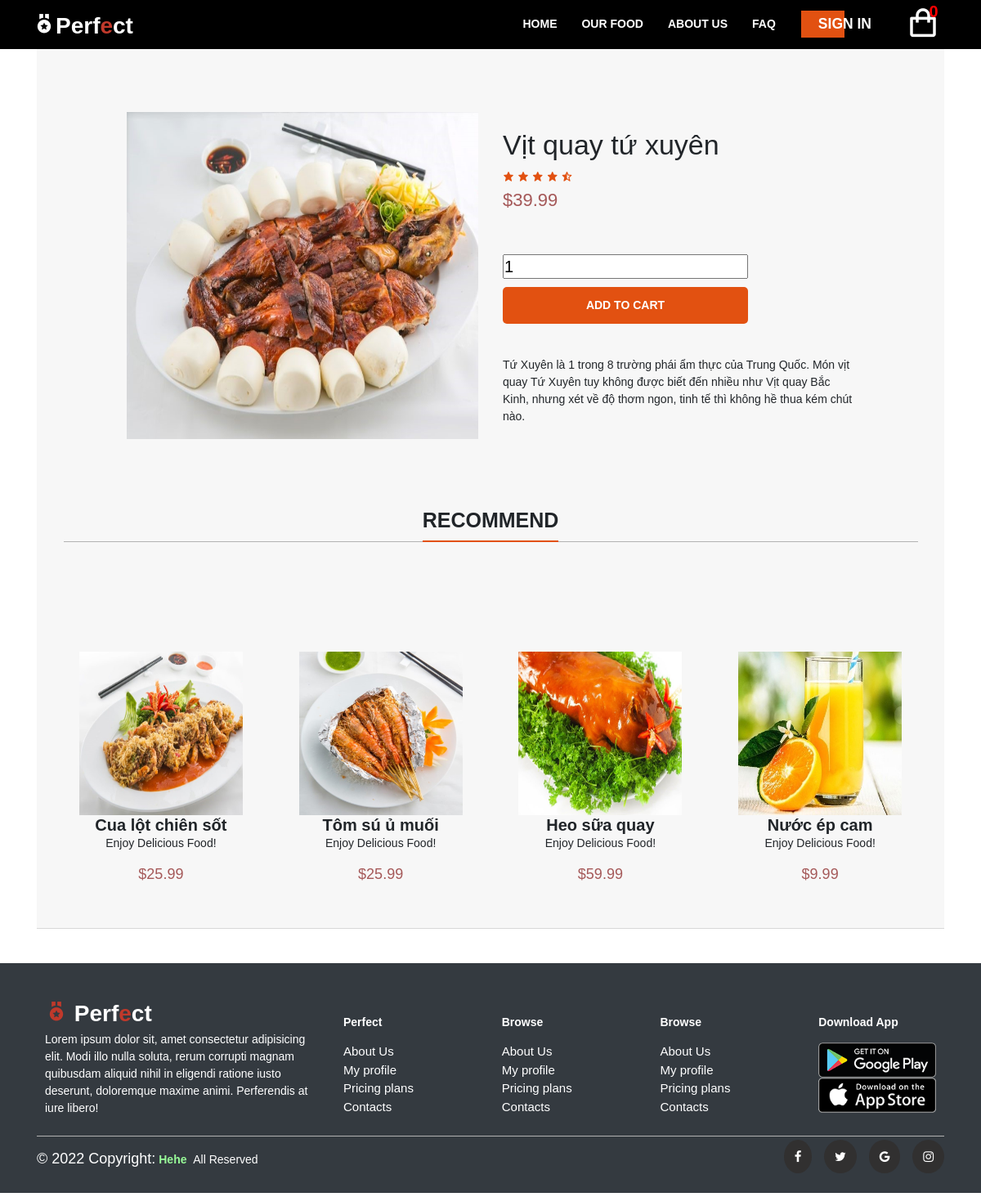
The page /home.php?page=product&id=1 on the database its author committed.
### tables this page shows
CREATE TABLE IF NOT EXISTS `products` (
	`id` int(10) primary key AUTO_INCREMENT not null,
	`name` varchar(200) NOT NULL,
	`desc` text NOT NULL,
	`price` decimal(7,2) NOT NULL,
	`rrp` decimal(7,2) NOT NULL DEFAULT '0.00',
	`quantity` int(11) NOT NULL,
	`img` text NOT NULL,
	`date_added` datetime NOT NULL DEFAULT CURRENT_TIMESTAMP
);

### home.php (called while the page is built, shortened)
<?php
include 'functions.php';
$page = isset($_GET['page']) &&
file_exists($_GET['page'] . '.php') ? $_GET['page'] : 'index';
include $page . '.php';
?>

### functions.php (called while the page is built, shortened)
<?php
$num_in_cart = isset($_SESSION['cart']) ? count($_SESSION['cart']) : 0;
$year = date('Y');
?>

### product.php (the view, shortened to what this page needs)
<?php
$stmt = $pdo ->prepare('SELECT * FROM products order by RAND() LIMIT 4');
$stmt->execute();
$four_products = $stmt->fetchAll(PDO::FETCH_ASSOC);
if (isset($_GET['id'])) {
    $stmt = $pdo->prepare('SELECT * FROM products WHERE id = ?');
    $stmt->execute([$_GET['id']]);
    $product = $stmt->fetch(PDO::FETCH_ASSOC);
} else {
    exit('Product does not exist!');
}
?>
<!DOCTYPE html>
<html lang="en">
<head>
    <link rel="stylesheet" href="https://maxcdn.bootstrapcdn.com/bootstrap/4.5.0/css/bootstrap.min.css">
    <link rel="stylesheet" href="https://cdnjs.cloudflare.com/ajax/libs/font-awesome/4.7.0/css/font-awesome.min.css">
    <link href='https://unpkg.com/boxicons@2.0.7/css/boxicons.min.css' rel='stylesheet'>
    <link rel="stylesheet" href="css/style.css">
</head>
<body>
<div class = "nav-wrapper" id = "navbar_top">
    <div class = "container1">
        <div class = "nav">
            <a href = "home.php" class = "logo">
                <i class='bx bxs-medal bx-tada' ></i>Perf<span class = "main-color">e</span>ct
            </a>
            <div class = "responsive">
                <ul class = "nav-menu" id = "nav-menu">
                    <li><a href = "home.php">Home</a></li>
                    <li><a href = "home.php?page=products#gallery">Our Food</a></li>
                    <li><a href = "#">About Us</a></li>
                    <li><a href = "#">FAQ</a></li>
                    <li>
                        <a href = "users/main_profile.php?page=login" class = "btn btn-hover">
                            <span>Sign in</span>
                        </a>
                    </li>
                </ul>
                <a href = "home.php?page=cart" class = "cart"><i class='bx bx-shopping-bag'></i>
                <sup><span style = "font-size: 20px;">
                    <?php echo "$num_in_cart"?>
                </span></sup>
                </a>
            </div>
        </div>
    </div>
</div>
<div class="product content-wrapper">
    <div class = "container  pt-5 pb-5">
        <div class = "card-header">
        <div class = "row pt-5 pb-5">
            <div class = "col-xl-1 col-lg-1 col-md-1 col-sm-1  col-xs-12 col-12">
            </div>
            <div class = "col-xl-5 col-lg-5 col-md-5 col-sm-5  col-xs-12 col-12 text-center pt-5 pb-5">
                <img src="images/<?=$product['img']?>" alt="<?=$product['name']?>" width = "400px" height = "400px">
            </div>
            <div class = "col-xl-5 col-lg-5 col-md-5 col-sm-5 col-xs-12 col-12 pt-5">
                <h1 class="name"><?=$product['name']?></h1>
                <span style = "color: #e25111"><i class = "bx bxs-star"></i>&nbsp;<i class = "bx bxs-star"></i>&nbsp;<i class = "bx bxs-star"></i>&nbsp;<i class = "bx bxs-star"></i>&nbsp;<i class = "bx bxs-star-half"></i></span>
                <span class="price">
                    &dollar;<?=$product['price']?>
                </span>
                <form action="home.php?page=cart" method="post">
                    <input type="number" name="quantity" value="1" min="1" max="<?=$product['quantity']?>" placeholder="Quantity" required>
                    <input type="submit" value="Add To Cart">
                </form>
                <div class="description">
                    <?=$product['desc']?>
                </div>
            </div>
            <div class = "col-xl-1 col-lg-1 col-md-1 col-sm-1 col-xs-12 col-12">
            </div>
        </div>
        <section id = "gallery">
        <div class = "container">
        <div class = "row pb-5">
            <div class = "col text-center">
                <h2 class = "heading">Recommend</h2>
                <hr class = "heading-space">
            </div>
        </div>
        <div class = "row pt-5 pb-5">
            <?php foreach ($four_products as $product): ?>
            <div class = "col-xl-3 col-lg-3 col-md-3 col-sm-3 col-6 text-center">
                <div class = "container">
                <div class = "item-food">
                        <div class = "image">
                            <a href = "home.php?page=product&id=<?=$product['id']?>">
                                <img src="images/<?=$product['img']?>" alt="<?=$product['name']?>" width = "200" height = "200">
                            </a>
                        </div>
                        <a href = "home.php?page=product&id=<?=$product['id']?>"><h3><?=$product['name']?></h3></a>
                        <p>Enjoy Delicious Food!</p>
                    </div>
                    <span style = "font-size:18px; color: rgb(165, 89, 89);">&dollar;<?=$product['price'] ?></span>
                </div>
            </div>
            <?php endforeach; ?>
        </div>
            </div>
        </section>
            </div>
    </div>
</div>
<div class = "footer bg-dark">
    <div class = "container bg-dark pt-5">
        <div class = "row">
            <div class = "col-xl-4 col-lg-3 col-md-6 col-sm-12 text-white">
                <div class = "content">
                    <a href = "#" class = "logo">
                        <i class = "bx bxs-medal bx-tada main-color"></i>
                        Perf<span class = "main-color">e</span>ct
                    </a>
                    <p>Lorem ipsum dolor sit, amet
                         consectetur adipisicing elit. Modi illo nulla soluta,
                         rerum corrupti magnam quibusdam aliquid nihil
                         in eligendi ratione iusto deserunt, doloremque
                         maxime animi. Perferendis at iure libero!</p>
                </div>
            </div>
            <div class = "col-xl-8 col-lg-9 col-md-6 col-sm-12 pl-0 text-white">
                <div class = "row">
                    <div class = "col-xl-3 col-lg-3 col-md-6 col-sm-6">
                        <div class = "content">
                            <p><b>Perfect</b></p>
                            <ul class = "footer-menu">
                                <li><a href = "#">About Us</a></li>
                                <li><a href = "#">My profile</a></li>
                                <li><a href = "#">Pricing plans</a></li>
                                <li><a href = "#">Contacts</a></li>
                            </ul>
                        </div>
                    </div>
                    <div class = "col-xl-3 col-lg-3 col-md-6 col-sm-6">
                        <div class = "content">
                            <p><b>Browse</b></p>
                            <ul class = "footer-menu">
                                <li><a href = "#">About Us</a></li>
                                <li><a href = "#">My profile</a></li>
                                <li><a href = "#">Pricing plans</a></li>
                                <li><a href = "#">Contacts</a></li>
                            </ul>
                        </div>
                    </div>
                    <div class = "col-xl-3 col-lg-3 col-md-6 col-sm-6">
                        <div class = "content">
                            <p><b>Browse</b></p>
                            <ul class = "footer-menu">
                                <li><a href = "#">About Us</a></li>
                                <li><a href = "#">My profile</a></li>
                                <li><a href = "#">Pricing plans</a></li>
                                <li><a href = "#">Contacts</a></li>
                            </ul>
                        </div>
                    </div>
                    <div class = "col-xl-3 col-lg-3 col-md-6 col-sm-6">
                        <div class = "content">
                            <p><b>Download App</b></p>
                            <ul class = "footer-menu">
                                <li><a href = "#"><img src = "./images/google-play.png"></a></li>
                                <li><a href = "#"><img src = "./images/app-store.png"></a></li>
                            </ul>
                        </div>
                    </div>
                </div>
            </div>
        </div>
        <hr style = "color: white; width: 100%;">
        <div class = "row copyright">
            <div class = "col-6 col-xl-6 col-lg-6 col-md-6 col-sm-6 text-white pt-3 pb-3">
                <p><a href = "#" style = "color: white; font-size: 18px;">© <?php echo "$year" ?> Copyright:</a>
                    <span style = "font-weight: 600"><a href = "#" style = "color: palegreen">Hehe</a></span>
                    &nbsp;All Reserved
                </p>
            </div>
            <div class = "col-6 col-xl-6 col-lg-6 col-md-6 col-sm-6 icon-head text-white pt-3 pb-3">
                <a href = "#"><span class = "social-item"><i class = "fa fa-facebook"></i></span></a>
                <a href = "#"><span class = "social-item"><i class = "fa fa-twitter"></i></span></a>
                <a href = "#"><span class = "social-item"><i class = "fa fa-google"></i></span></a>
                <a href = "#"><span class = "social-item"><i class = "fa fa-instagram"></i></span></a>
            </div>
        </div>
        </div>
</div>
</body>
</html>

### css/style.css (style rules this page uses)
:root { --main-color: #c0392b; --body-bg: #181616; --text-color: #ffffff; --nav-height: 60px; --space-top: 30px; }
* { padding: 0; margin: 0; box-sizing: border-box; }
html { font-size: 14px; scroll-behavior: smooth; }
body { font-family: "Cario", sans-serif; }
a { text-decoration: none; color: unset; }
img { width: 100%; }
.main-color { color: var(--main-color); }
.nav-wrapper { position: fixed; left: 0; width: 100%; z-index: 99; background-color: #000000; padding: 0 40px; margin: auto; }
.responsive { display: flex; }
.cart { font-size: 3rem; font-weight: 900; margin-right: 10px; position: relative; }
.cart span { display: inline-block; text-align: center; color: red; font-size: 12px; line-height: 16px; width: 16px; height: 16px; font-weight: bold; position: absolute; top: 5px; right: 0; }
.nav { display: flex; align-items: center; justify-content: space-between; color: var(--text-color); height: var(--nav-height); }
.nav a { color: var(--text-color); }
.logo { font-size: 2rem; font-weight: 900; }
.nav-menu { list-style-type: none; display: flex; align-items: center; padding: 0 20px; margin-top: 10px; }
.nav-menu li ~ li { margin-left: 30px; }
.nav-menu a { text-transform: uppercase; font-weight: 700; }
.btn { color: #ffffff; padding: .25rem 1.5rem; text-transform: uppercase; font-size: 1.25rem; font-weight: 700; display: inline-flex; position: relative; align-items: center; }
.btn-hover::before { z-index: 1; content: ""; position: absolute; top: 0; left: 0; width: 50%; height: 100%; background-color: #e25111; transition: 0.3s ease-in-out; }
.btn i, .btn span { z-index: 1; }
h2, h3 { margin: 0; }
h2 { font-size: 25px; }
h3 { font-size: 20px; }
p { font-size: 14px; }
.heading-space { margin-bottom: 50px; }
.heading { text-transform: uppercase; font-weight: bold; border-bottom: 2px solid #e25111; padding-bottom: 10px; display: inline-block; }
hr { border-color: #b2b2b2; margin: -1px 0 0; }
.image { overflow: hidden; position: relative; width: 100%; }
#gallery h3 { font-weight: bold; }
#gallery .image img { width: 200px; height: 200px; }
#gallery .image img, #gallery .image { position: relative; overflow: hidden; cursor: pointer; transition: transform 0.3s linear; }
.footer { margin-bottom: 5px; position: relative; width: 100%; font-size: 15px; }
.footer a.logo { margin-top: -1.5rem; display: block; }
.footer-menu { list-style-type: none; }
.footer-menu a { display: inline-block; transition: transform .2s ease-in-out; }
.footer .content { margin-top: 10px; padding: 10px; }
.social-item { padding: 2% 3%; border: 1px solid transparent; padding: 2% 2.2%; margin-left: 2%; border-radius: 100%; background-color: rgb(49, 48, 48); }
.icon-head { text-align: right; margin-top: 0px; }

### product.php (style rules this page uses)
.product h1 { font-size: 34px; font-weight: normal; margin: 0; padding: 20px 0 10px 0; }
.product .price { display: block; font-size: 22px; color: rgb(165, 89, 89); }
.product form { margin: 40px 0; }
.product form input[type = "number"] { width: 300px; height: 30px; margin: 10px 0; font-size: 20px; }
.product form input[type = "submit"] { background: #e25111; border: 0; color: white; width: 300px; padding: 12px 0; text-transform: uppercase; font-size: 14px; font-weight: bold; cursor: pointer; border-radius: 5px; }

### rows shown on the page
products: img (picture), name "Vịt quay tứ xuyên", price "39.99", desc "Tứ Xuyên là 1 trong 8 trường phái ẩm thực của Trung Quốc. Món vịt quay Tứ Xuyên tuy không được biết đến nhiều như Vịt quay Bắc Kinh, nhưng xét về độ thơm ngon, tinh tế thì không hề thua kém chút nào."
products: img (picture), name "Cua lột chiên sốt", price "25.99"
products: img (picture), name "Tôm sú ủ muối", price "25.99"
products: img (picture), name "Heo sữa quay", price "59.99"
products: img (picture), name "Nước ép cam", price "9.99"

### other values the page prints
$num_in_cart "0"
